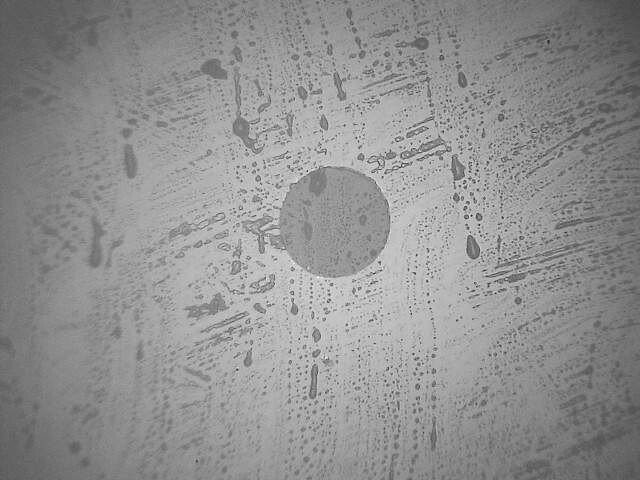
#> input picture a2.png, 640 x 480 px
$ python Threshold.py
#> lines starting #> are read from the running program, lines starting #| are printed output that depends on the picture
import cv2
import numpy as np
from matplotlib import pyplot as plt

src_img=cv2.imread('a2.png')
#> src_img is the input picture: shape (480, 640, 3); min 37, max 255, mean 144.5

# x0, y0(240, 165)  x1, y1(392:280) ==> [y0:y1, x0:x1]
#numpy表示的图像，高度（y坐标）在前，宽度（x坐标）在后
copyImg = src_img[165:280,240:392]
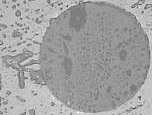
#> copyImg: shape (115, 152, 3); min 46, max 250, mean 161.6


cv2.imshow("Dst ImgcopyImg", copyImg)  # 显示处理后的函数
cv2.waitKey(0)
cv2.destroyAllWindows()

$ run again, with a1.png copied over a2.png
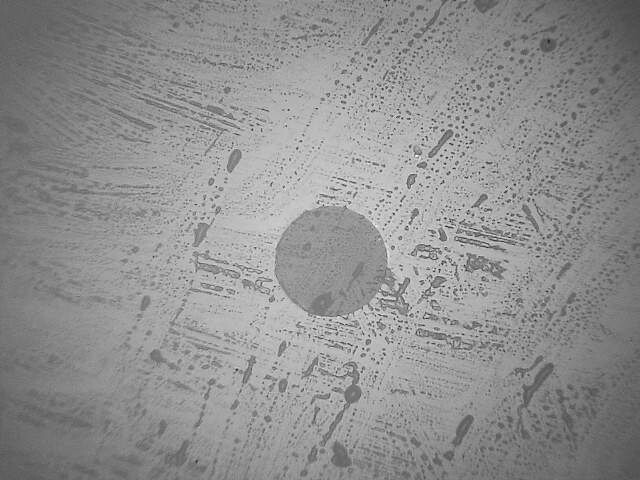
#> input picture a1.png, 640 x 480 px
#> src_img is the input picture: shape (480, 640, 3); min 18, max 255, mean 143.7
#> `copyImg = src_img[165:280,240:392]`:
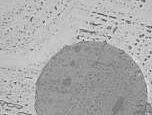
#> copyImg: shape (115, 152, 3); min 67, max 242, mean 170.4
